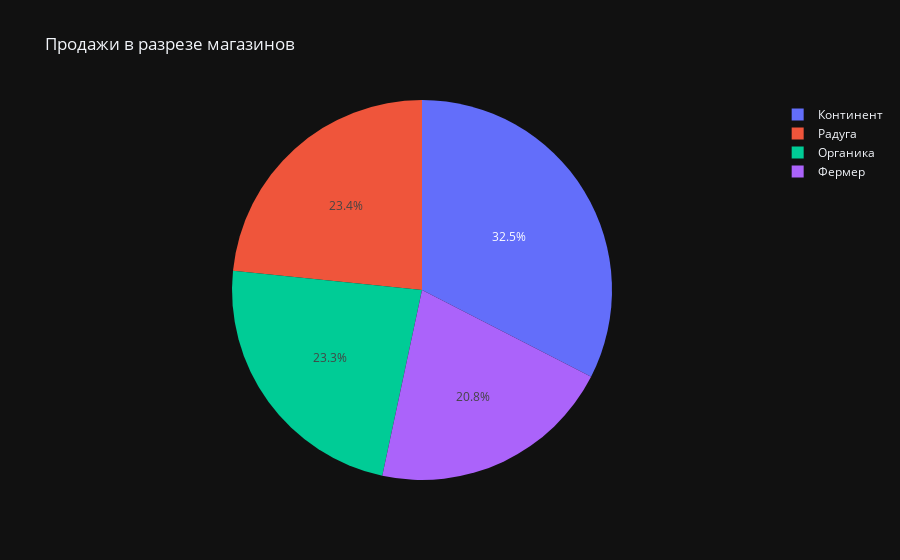

The code cell stored with this chart in its notebook:
### Code cell
fig1 = px.pie(df_sales, names=df_sales.Магазин, values=df_sales.Количество, title='Продажи в разрезе магазинов')
fig1.show()

### Figure 1 — Plotly figure (JSON) as saved in the notebook; plotly's stock layout.template omitted (floating-point values rounded to 4 significant figures)
{"data": [{"domain": {"x": [0.0, 1.0], "y": [0.0, 1.0]}, "hovertemplate": "Магазин=%{label}<br>Количество=%{value}<extra></extra>", "labels": ["Континент", "Органика", "Радуга", "Фермер"], "legendgroup": "", "name": "", "showlegend": true, "values": [15845, 11330, 11385, 10135], "type": "pie"}], "layout": {"legend": {"tracegroupgap": 0}, "title": {"text": "Продажи в разрезе магазинов"}}}
